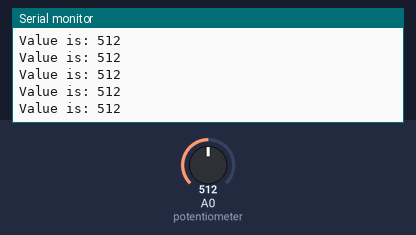
A sketch run on a simulated Arduino Uno, built with avr-gcc and run on an emulated ATmega328P. On the bench: the last lines printed to the serial monitor. The test bench sets the inputs (shaded band); at power-on: A0 (potentiometer) = 512.

Above: at 1.2 s.
1.3 s: A0 (potentiometer) set to 716
At 1.31 s:
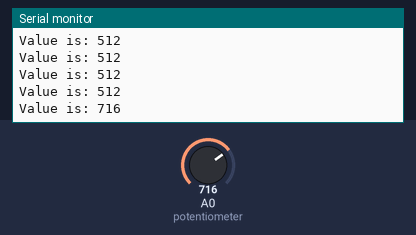
2.8 s: A0 (potentiometer) set to 900
At 2.82 s:
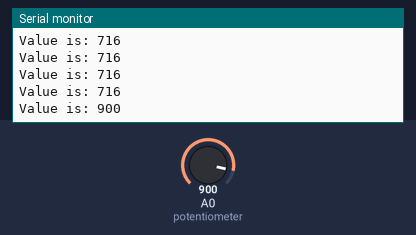
Timing chart, 0 to 5.8 s (numbered marks = the images above; inputs shaded):
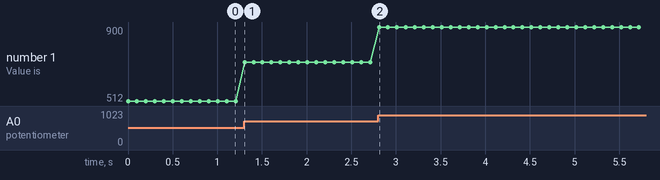

The sketch:

Potentiometer.ino
```cpp
const int potentiometer = A0;

void setup() {
  pinMode(potentiometer, INPUT);
  Serial.begin(9600);
}

void loop() {
  int value = analogRead(potentiometer);
  Serial.print("Value is: ");
  Serial.println(value);
  delay(100);
}
```

Measured:
- after the input at 1.3 s, the serial monitor: prints a new line at once (image 1)
- after the input at 2.8 s, the serial monitor: prints a new line at once (image 2)
- plotted number 1: 512 → 716 after the input at 1.3 s, 716 → 900 after the input at 2.8 s
